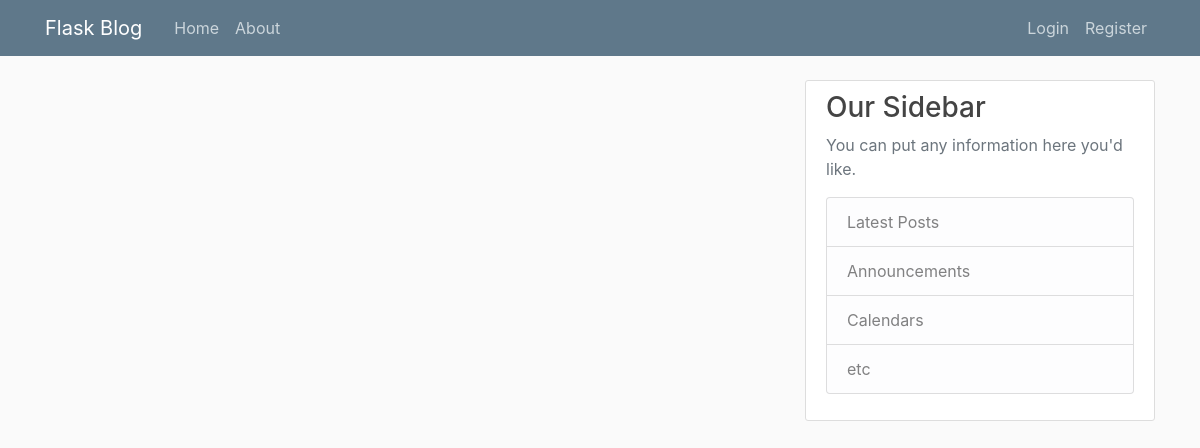
The app's page /home, older data.
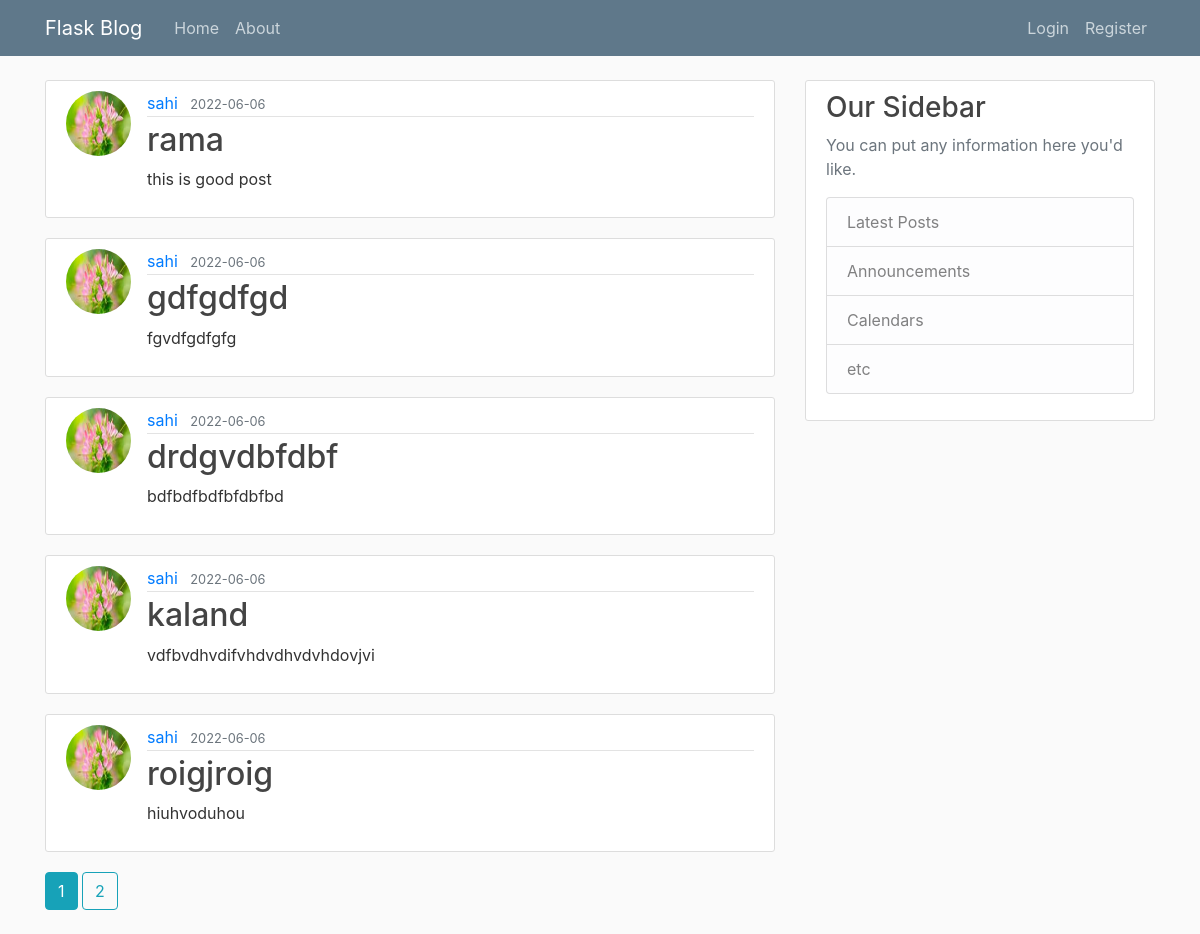
The same page, newer data.
### flaskblog/models.py (models this page shows, shortened)
class Post(db.Model):
    id = db.Column(db.Integer, primary_key=True)
    title = db.Column(db.String(100), nullable=False)
    date_posted = db.Column(db.DateTime, nullable=False, default=datetime.utcnow)
    content = db.Column(db.Text, nullable=False)
    user_id = db.Column(db.Integer, db.ForeignKey('user.id'), nullable=False)

class User(db.Model, UserMixin):
    id = db.Column(db.Integer, primary_key=True)
    username = db.Column(db.String(20), unique=True, nullable=False)
    email = db.Column(db.String(120), unique=True, nullable=False)
    image_file = db.Column(db.String(20), nullable=False, default='default.jpg')
    password = db.Column(db.String(60), nullable=False)
    posts = db.relationship('Post', backref='author', lazy=True)

### flaskblog/main/routes.py (the view)
@main.route("/")
@main.route("/home")
def home():
    page = request.args.get('page', 1, type=int)
    posts = Post.query.order_by(Post.date_posted.desc()).paginate(page=page, per_page=5)
    return render_template('home.html', posts=posts)

### flaskblog/templates/home.html
{% extends "layout.html" %}
{% block content %}
    {% for post in posts.items %}
        <article class="media content-section">
          <img class="rounded-circle article-img" src="{{ url_for('static', filename='profile_pics/' + post.author.image_file) }}">
          <div class="media-body">
            <div class="article-metadata">
              <a class="mr-2" href="{{ url_for('users.user_posts', username=post.author.username) }}">{{ post.author.username }}</a>
              <small class="text-muted">{{ post.date_posted.strftime('%Y-%m-%d') }}</small>
            </div>
            <h2><a class="article-title" href="{{ url_for('posts.post', post_id=post.id) }}">{{ post.title }}</a></h2>
            <p class="article-content">{{ post.content }}</p>
          </div>
        </article>
    {% endfor %}
    {% for page_num in posts.iter_pages(left_edge=1, right_edge=1, left_current=1, right_current=2) %}
      {% if page_num %}
        {% if posts.page == page_num %}
          <a class="btn btn-info mb-4" href="{{ url_for('main.home', page=page_num) }}">{{ page_num }}</a>
        {% else %}
          <a class="btn btn-outline-info mb-4" href="{{ url_for('main.home', page=page_num) }}">{{ page_num }}</a>
        {% endif %}
      {% else %}
        ...
      {% endif %}
    {% endfor %}
{% endblock content %}

Row changes from the older to the newer data that the page shows:
added Post: image_file (picture), author.username "sahi", date_posted "2022-06-06", title "rama", content "this is good post"
added Post: image_file (picture), author.username "sahi", date_posted "2022-06-06", title "gdfgdfgd", content "fgvdfgdfgfg"
added Post: image_file (picture), author.username "sahi", date_posted "2022-06-06", title "drdgvdbfdbf", content "bdfbdfbdfbfdbfbd"
added Post: image_file (picture), author.username "sahi", date_posted "2022-06-06", title "kaland", content "vdfbvdhvdifvhdvdhvdvhdovjvi"
added Post: image_file (picture), author.username "sahi", date_posted "2022-06-06", title "roigjroig", content "hiuhvoduhou"
Text that changed along with them:
new list line: "1"
new list line: "2"
